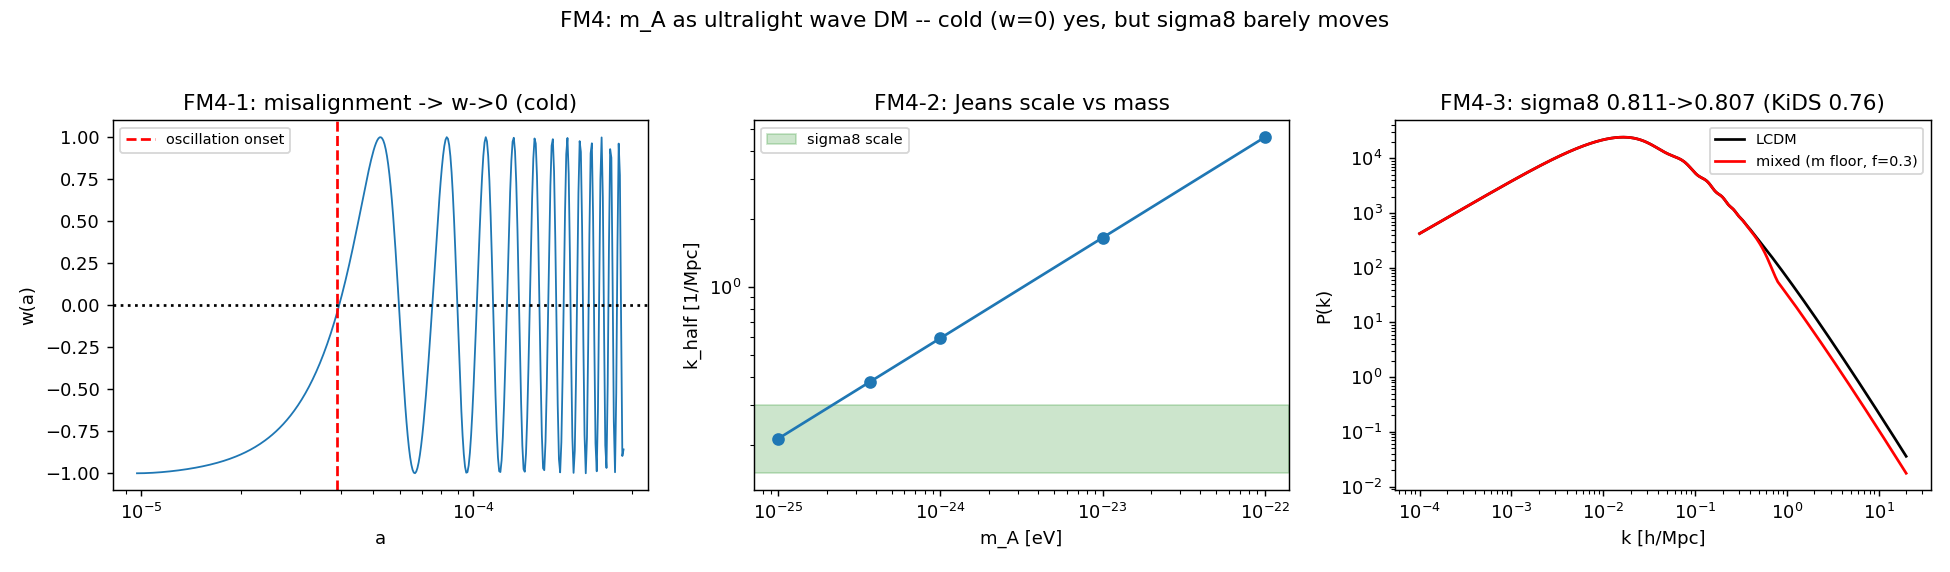

Here is the Python script that generated this plot:
"""FM4_run.py -- runs FM4-V, FM4-1, FM4-2, FM4-3 and writes their JSON + figures.

Charter FM4.  Tests the MASSIVE sector (m_A as ultralight wave/fuzzy dark matter) --
the one door FM1/FM2/FM3 (Goldstone sector) left unopened.

  FM4-V  massive dispersion omega^2=c^2 k^2+m^2 (E2 magnon + mass -> gap).
  FM4-1  misalignment phi''+3Hphi'+m^2phi=0 -> cold (w->0, rho~a^-3).
  FM4-2  fuzzy Jeans/de Broglie scale vs mass (lands at sigma8 scale near m floor).
  FM4-3  sigma8 of a mixed CDM + fraction f ULDM cosmology vs LambdaCDM / KiDS.

Anti-circularity: m_A from Paper II; w/Jeans/sigma8 from the field + transfer; no
sigma8/KiDS/Lyman-alpha inserted.
"""
from __future__ import annotations

import json
import time
from pathlib import Path

import numpy as np
import matplotlib
matplotlib.use("Agg")
import matplotlib.pyplot as plt  # noqa: E402

import fm4_core as f4  # noqa: E402
from FM1_2_class_impl import LCDMBaseline  # noqa: E402

OUT = Path(__file__).resolve().parent
M_FLOOR = f4.M_A_FLOOR
KIDS_S8, KIDS_ERR = 0.766, 0.020


def fm4v():
    """Massive dispersion: gap at k=0 (omega=m), -> omega=ck at large k (E2 limit)."""
    k = np.linspace(0, 3, 50)
    for m in (0.0, 0.5, 1.0):
        w = f4.massive_dispersion(k, m)
    gap_ok = abs(f4.massive_dispersion([0.0], 1.0)[0] - 1.0) < 1e-9      # omega(0)=m
    massless_ok = abs(f4.massive_dispersion([5.0], 0.0)[0] - 5.0) < 1e-9  # omega=ck
    return {"gap_at_k0_eq_m": bool(gap_ok), "massless_limit_eq_ck": bool(massless_ok),
            "ok": bool(gap_ok and massless_ok), "k": k.tolist(),
            "omega_m0": f4.massive_dispersion(k, 0.0).tolist(),
            "omega_m1": f4.massive_dispersion(k, 1.0).tolist()}


def fm4_1():
    """Misalignment -> w->0 (cold) and rho~a^-3 across masses."""
    rows = []
    for m in (1e-26, 1e-25, M_FLOOR):
        r = f4.misalignment(m)
        rows.append({"m_eV": m, "w_late": r["w_late"], "rho_slope": r["rho_slope"],
                     "a_osc": r["a_osc"]})
    cold = all(abs(r["w_late"]) < 0.1 and abs(r["rho_slope"] + 3) < 0.2 for r in rows)
    # keep one trajectory for the figure
    traj = f4.misalignment(1e-26)
    return {"rows": rows, "cold_confirmed": bool(cold),
            "traj_a": traj["a"][::20].tolist(), "traj_w": traj["w_inst"][::20].tolist(),
            "a_osc_demo": traj["a_osc"]}


def fm4_2():
    masses = np.array([1e-22, 1e-23, 1e-24, M_FLOOR, 1e-25])
    rows = [{"m_eV": float(m), "k_half": f4.k_half_mode(m),
             "k_jeans_z0": f4.jeans_scale_z(m)} for m in masses]
    # sigma8 scale ~ k 0.1-0.2 h/Mpc -> ~0.15-0.3 /Mpc
    at_sigma8 = [r for r in rows if 0.1 <= r["k_half"] <= 0.6]
    return {"rows": rows, "sigma8_band_kMpc": [0.15, 0.3],
            "masses_landing_at_sigma8": [r["m_eV"] for r in at_sigma8]}


def fm4_3(bl):
    s8L = f4.sigma8_of(bl.k, bl.P)
    Om = 0.3153
    fs = [0.05, 0.1, 0.2, 0.3, 0.5]
    masses = [M_FLOOR, 1e-24, 1e-23]
    grid = {}
    best = (None, None, s8L)
    for m in masses:
        row = []
        for f in fs:
            k, PL, PM = f4.mixed_power(bl, m, f)
            s8 = f4.sigma8_of(k, PM)
            row.append(s8)
            if s8 < best[2]:
                best = (m, f, s8)
        grid[f"{m:.2e}"] = row
    s8_min = best[2]
    reaches_kids = (s8_min * np.sqrt(Om / 0.3)) <= KIDS_S8 + 2 * KIDS_ERR
    # representative P(k) for figure
    k, PL, PM = f4.mixed_power(bl, M_FLOOR, 0.3)
    return {"sigma8_LCDM": s8L, "S8_LCDM": s8L * np.sqrt(Om / 0.3),
            "fractions": fs, "masses": masses, "grid_sigma8": grid,
            "sigma8_min": s8_min, "best_m_f": [best[0], best[1]],
            "S8_min": s8_min * np.sqrt(Om / 0.3),
            "reaches_KiDS": bool(reaches_kids),
            "k": bl.k.tolist(), "P_LCDM": PL.tolist(), "P_mixed_floor_f0p3": PM.tolist()}


def main():
    t0 = time.time()
    print("=" * 72)
    print("FM4 -- massive sector: m_A as ultralight wave/fuzzy dark matter")
    print("=" * 72)
    bl = LCDMBaseline()

    V = fm4v()
    print(f"[FM4-V] massive dispersion gap(omega(0)=m)={V['gap_at_k0_eq_m']}, "
          f"massless limit(omega=ck)={V['massless_limit_eq_ck']} -> "
          f"{'PASS' if V['ok'] else 'FAIL'}")

    R1 = fm4_1()
    print("[FM4-1] misalignment -> cold matter:")
    for r in R1["rows"]:
        print(f"   m={r['m_eV']:.1e} eV: w_late={r['w_late']:+.3f}  "
              f"rho~a^{r['rho_slope']:.2f}  a_osc~{r['a_osc']:.1e}")
    print(f"   COLD (w~0, rho~a^-3) confirmed: {R1['cold_confirmed']}")

    R2 = fm4_2()
    print("[FM4-2] fuzzy Jeans scale vs mass (sigma8 band k~0.15-0.3/Mpc):")
    for r in R2["rows"]:
        print(f"   m={r['m_eV']:.1e} eV: k_half={r['k_half']:.3f}/Mpc")

    R3 = fm4_3(bl)
    print(f"[FM4-3] sigma8: LCDM={R3['sigma8_LCDM']:.3f}  "
          f"min over (f,m)={R3['sigma8_min']:.3f} at "
          f"m={R3['best_m_f'][0]:.1e},f={R3['best_m_f'][1]}  "
          f"(KiDS sigma8~{KIDS_S8})")
    print(f"   reaches KiDS: {R3['reaches_KiDS']}")

    gate = V["ok"]
    payload = {"gate_pass": bool(gate), "FM4V": V, "FM4_1": R1, "FM4_2": R2,
               "FM4_3": R3, "M_floor": M_FLOOR, "KiDS_S8": KIDS_S8,
               "runtime_s": time.time() - t0,
               "timestamp_utc": time.strftime("%Y-%m-%dT%H:%M:%SZ", time.gmtime())}
    (OUT / "FM4_run.json").write_text(json.dumps(payload, indent=2, default=float))
    print(f"saved {OUT/'FM4_run.json'}  ({payload['runtime_s']:.0f}s)")
    make_figures(R1, R2, R3)
    return payload


def make_figures(R1, R2, R3):
    fig, ax = plt.subplots(1, 3, figsize=(15, 4.4))
    ax[0].plot(R1["traj_a"], R1["traj_w"], lw=1)
    ax[0].axhline(0, color="k", ls=":"); ax[0].axvline(R1["a_osc_demo"], color="r", ls="--",
                  label="oscillation onset")
    ax[0].set_xscale("log"); ax[0].set_xlabel("a"); ax[0].set_ylabel("w(a)")
    ax[0].set_title("FM4-1: misalignment -> w->0 (cold)"); ax[0].legend(fontsize=8)
    m = [r["m_eV"] for r in R2["rows"]]; kh = [r["k_half"] for r in R2["rows"]]
    ax[1].loglog(m, kh, "o-")
    ax[1].axhspan(0.15, 0.3, color="green", alpha=0.2, label="sigma8 scale")
    ax[1].set_xlabel("m_A [eV]"); ax[1].set_ylabel("k_half [1/Mpc]")
    ax[1].set_title("FM4-2: Jeans scale vs mass"); ax[1].legend(fontsize=8)
    ax[2].loglog(R3["k"], R3["P_LCDM"], "k-", label="LCDM")
    ax[2].loglog(R3["k"], R3["P_mixed_floor_f0p3"], "r-", label="mixed (m floor, f=0.3)")
    ax[2].set_xlabel("k [h/Mpc]"); ax[2].set_ylabel("P(k)")
    ax[2].set_title(f"FM4-3: sigma8 {R3['sigma8_LCDM']:.3f}->{R3['sigma8_min']:.3f} (KiDS 0.76)")
    ax[2].legend(fontsize=8)
    fig.suptitle("FM4: m_A as ultralight wave DM -- cold (w=0) yes, but sigma8 barely moves",
                 fontsize=12)
    fig.tight_layout(rect=[0, 0, 1, 0.95])
    fig.savefig(OUT / "FM4_run.png", dpi=130)
    print(f"saved {OUT/'FM4_run.png'}")


if __name__ == "__main__":
    main()
